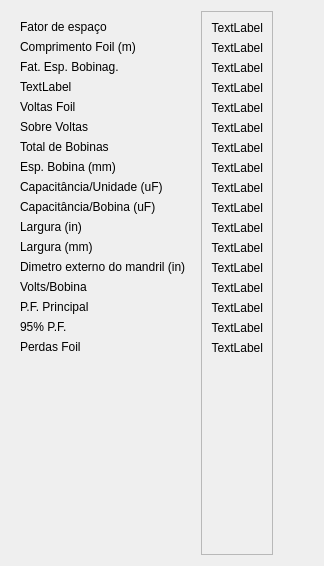
       <widget class="QWidget" name="tabOutput">
        <attribute name="title">
         <string>Resultados</string>
        </attribute>
        <layout class="QHBoxLayout" name="horizontalLayout_5">
         <item>
          <widget class="QFrame" name="frame">
           <layout class="QVBoxLayout" name="verticalLayout_8">
            <item>
             <widget class="QLabel" name="lb_fatorEspc">
              <property name="text">
               <string>Fator de espaço</string>
              </property>
             </widget>
            </item>
            <item>
             <widget class="QLabel" name="label_30">
              <property name="text">
               <string>Comprimento Foil (m)</string>
              </property>
             </widget>
            </item>
            <item>
             <widget class="QLabel" name="label_31">
              <property name="text">
               <string>Fat. Esp. Bobinag.</string>
              </property>
             </widget>
            </item>
            <item>
             <widget class="QLabel" name="label_32">
              <property name="text">
               <string>TextLabel</string>
              </property>
             </widget>
            </item>
            <item>
             <widget class="QLabel" name="label_33">
              <property name="text">
               <string>Voltas Foil</string>
              </property>
             </widget>
            </item>
            <item>
             <widget class="QLabel" name="label_34">
              <property name="text">
               <string>Sobre Voltas</string>
              </property>
             </widget>
            </item>
            <item>
             <widget class="QLabel" name="label_35">
              <property name="text">
               <string>Total de Bobinas</string>
              </property>
             </widget>
            </item>
            <item>
             <widget class="QLabel" name="label_37">
              <property name="text">
               <string>Esp. Bobina (mm)</string>
              </property>
             </widget>
            </item>
            <item>
             <widget class="QLabel" name="label_38">
              <property name="text">
               <string>Capacitância/Unidade (uF)</string>
              </property>
             </widget>
            </item>
            <item>
             <widget class="QLabel" name="label_39">
              <property name="text">
               <string>Capacitância/Bobina (uF)</string>
              </property>
             </widget>
            </item>
            <item>
             <widget class="QLabel" name="label_41">
              <property name="text">
               <string>Largura (in)</string>
              </property>
             </widget>
            </item>
            <item>
             <widget class="QLabel" name="label_42">
              <property name="text">
               <string>Largura (mm)</string>
              </property>
             </widget>
            </item>
            <item>
             <widget class="QLabel" name="label_43">
              <property name="text">
               <string>Dimetro externo do mandril (in)</string>
              </property>
             </widget>
            </item>
            <item>
             <widget class="QLabel" name="label_44">
              <property name="text">
               <string>Volts/Bobina</string>
              </property>
             </widget>
            </item>
            <item>
             <widget class="QLabel" name="label_45">
              <property name="text">
               <string>P.F. Principal</string>
              </property>
             </widget>
            </item>
            <item>
             <widget class="QLabel" name="label_40">
              <property name="text">
               <string>95% P.F.</string>
              </property>
             </widget>
            </item>
            <item>
             <widget class="QLabel" name="label_46">
              <property name="text">
               <string>Perdas Foil</string>
              </property>
             </widget>
            </item>
            <item>
             <spacer name="verticalSpacer_6">
              <property name="orientation">
               <enum>Qt::Vertical</enum>
              </property>
              <property name="sizeHint" stdset="0">
               <size>
                <width>20</width>
                <height>40</height>
               </size>
              </property>
             </spacer>
            </item>
           </layout>
          </widget>
         </item>
         <item>
          <widget class="QFrame" name="frame_13">
           <property name="frameShape">
            <enum>QFrame::StyledPanel</enum>
           </property>
           <property name="frameShadow">
            <enum>QFrame::Raised</enum>
           </property>
           <layout class="QVBoxLayout" name="verticalLayout_15">
            <item>
             <widget class="QLabel" name="label_49">
              <property name="text">
               <string>TextLabel</string>
              </property>
              <property name="alignment">
               <set>Qt::AlignRight|Qt::AlignTrailing|Qt::AlignVCenter</set>
              </property>
             </widget>
            </item>
            <item>
             <widget class="QLabel" name="label_51">
              <property name="text">
               <string>TextLabel</string>
              </property>
              <property name="alignment">
               <set>Qt::AlignRight|Qt::AlignTrailing|Qt::AlignVCenter</set>
              </property>
             </widget>
            </item>
            <item>
             <widget class="QLabel" name="label_52">
              <property name="text">
               <string>TextLabel</string>
              </property>
              <property name="alignment">
               <set>Qt::AlignRight|Qt::AlignTrailing|Qt::AlignVCenter</set>
              </property>
             </widget>
            </item>
            <item>
             <widget class="QLabel" name="label_53">
              <property name="text">
               <string>TextLabel</string>
              </property>
              <property name="alignment">
               <set>Qt::AlignRight|Qt::AlignTrailing|Qt::AlignVCenter</set>
              </property>
             </widget>
            </item>
            <item>
             <widget class="QLabel" name="label_54">
              <property name="text">
               <string>TextLabel</string>
              </property>
              <property name="alignment">
               <set>Qt::AlignRight|Qt::AlignTrailing|Qt::AlignVCenter</set>
              </property>
             </widget>
            </item>
            <item>
             <widget class="QLabel" name="label_55">
              <property name="text">
               <string>TextLabel</string>
              </property>
              <property name="alignment">
               <set>Qt::AlignRight|Qt::AlignTrailing|Qt::AlignVCenter</set>
              </property>
             </widget>
            </item>
            <item>
             <widget class="QLabel" name="label_56">
              <property name="text">
               <string>TextLabel</string>
              </property>
              <property name="alignment">
               <set>Qt::AlignRight|Qt::AlignTrailing|Qt::AlignVCenter</set>
              </property>
             </widget>
            </item>
            <item>
             <widget class="QLabel" name="label_58">
              <property name="text">
               <string>TextLabel</string>
              </property>
              <property name="alignment">
               <set>Qt::AlignRight|Qt::AlignTrailing|Qt::AlignVCenter</set>
              </property>
             </widget>
            </item>
            <item>
             <widget class="QLabel" name="label_59">
              <property name="text">
               <string>TextLabel</string>
              </property>
              <property name="alignment">
               <set>Qt::AlignRight|Qt::AlignTrailing|Qt::AlignVCenter</set>
              </property>
             </widget>
            </item>
            <item>
             <widget class="QLabel" name="label_60">
              <property name="text">
               <string>TextLabel</string>
              </property>
              <property name="alignment">
               <set>Qt::AlignRight|Qt::AlignTrailing|Qt::AlignVCenter</set>
              </property>
             </widget>
            </item>
            <item>
             <widget class="QLabel" name="label_61">
              <property name="text">
               <string>TextLabel</string>
              </property>
              <property name="alignment">
               <set>Qt::AlignRight|Qt::AlignTrailing|Qt::AlignVCenter</set>
              </property>
             </widget>
            </item>
            <item>
             <widget class="QLabel" name="label_62">
              <property name="text">
               <string>TextLabel</string>
              </property>
              <property name="alignment">
               <set>Qt::AlignRight|Qt::AlignTrailing|Qt::AlignVCenter</set>
              </property>
             </widget>
            </item>
            <item>
             <widget class="QLabel" name="label_65">
              <property name="text">
               <string>TextLabel</string>
              </property>
              <property name="alignment">
               <set>Qt::AlignRight|Qt::AlignTrailing|Qt::AlignVCenter</set>
              </property>
             </widget>
            </item>
            <item>
             <widget class="QLabel" name="label_64">
              <property name="text">
               <string>TextLabel</string>
              </property>
              <property name="alignment">
               <set>Qt::AlignRight|Qt::AlignTrailing|Qt::AlignVCenter</set>
              </property>
             </widget>
            </item>
            <item>
             <widget class="QLabel" name="label_66">
              <property name="text">
               <string>TextLabel</string>
              </property>
              <property name="alignment">
               <set>Qt::AlignRight|Qt::AlignTrailing|Qt::AlignVCenter</set>
              </property>
             </widget>
            </item>
            <item>
             <widget class="QLabel" name="label_67">
              <property name="text">
               <string>TextLabel</string>
              </property>
              <property name="alignment">
               <set>Qt::AlignRight|Qt::AlignTrailing|Qt::AlignVCenter</set>
              </property>
             </widget>
            </item>
            <item>
             <widget class="QLabel" name="label_69">
              <property name="text">
               <string>TextLabel</string>
              </property>
              <property name="alignment">
               <set>Qt::AlignRight|Qt::AlignTrailing|Qt::AlignVCenter</set>
              </property>
             </widget>
            </item>
            <item>
             <spacer name="verticalSpacer_7">
              <property name="orientation">
               <enum>Qt::Vertical</enum>
              </property>
              <property name="sizeHint" stdset="0">
               <size>
                <width>20</width>
                <height>190</height>
               </size>
              </property>
             </spacer>
            </item>
           </layout>
          </widget>
         </item>
         <item>
          <spacer name="horizontalSpacer_3">
           <property name="orientation">
            <enum>Qt::Horizontal</enum>
           </property>
           <property name="sizeHint" stdset="0">
            <size>
             <width>40</width>
             <height>20</height>
            </size>
           </property>
          </spacer>
         </item>
        </layout>
       </widget>
